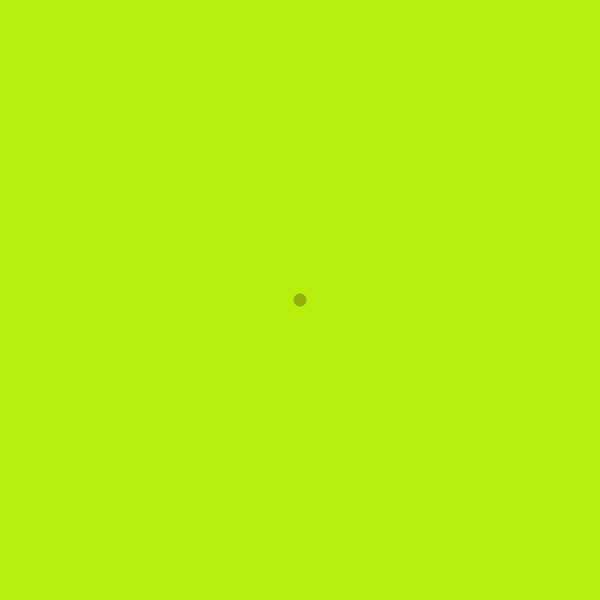
Frame 1 (no input)
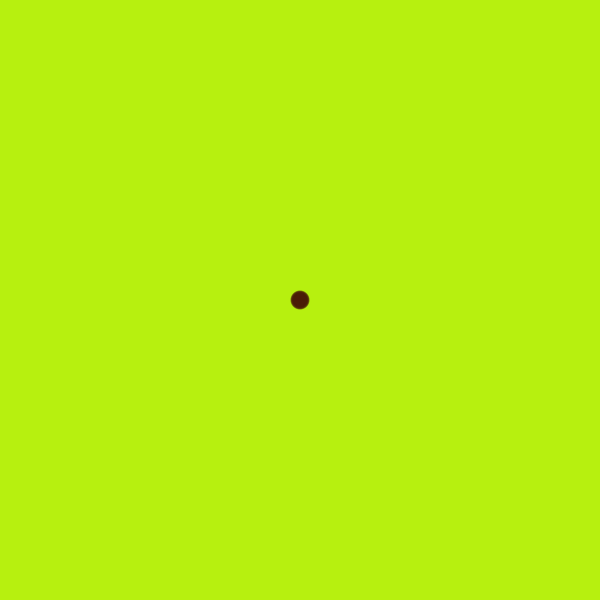
Frame 60 (the mouse pressed at the canvas centre just before this capture)
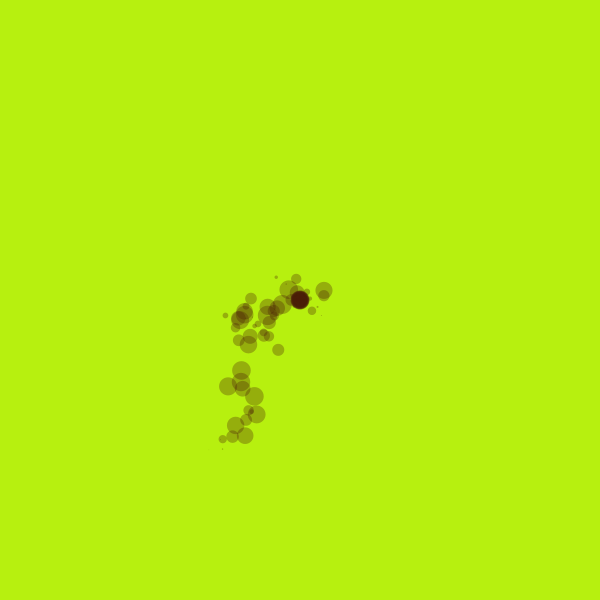
Frame 120 (the mouse held since frame 60 and released just before this capture)

The Processing sketch that drew these frames (run headless with seeded random() and noise(); from frame 60 on, the mouse is pressed at the canvas centre):

// Processing sketch: s005_random_walk
// ── s005_random_walk.pde
// https://en.wikipedia.org/wiki/Random_walk

// our current position
float x, y;
// how large our steps are
float stepSize;

void setup() {
  size(600, 600);
  background(#B7F00F);
  noStroke();
  fill(#481C07, 80);
  // we start at the center of the screen
  x = width/2;
  y = height/2;
  // our steps are 20 pixels
  stepSize = 20;
}

void draw() {
  // draw a circle of random size (between 0 and 20 pixels)
  float sz = random(20);
  ellipse(x, y, sz, sz);
  
  // make the step size equal to 5% of the horizontal mouse position
  // this allows us to control the step size by moving the mouse 
  stepSize = mouseX * 0.05;
  
  // take a random step
  x = x + random(-stepSize, stepSize);
  y = y + random(-stepSize, stepSize);
  
  // if we touch one of the window edges, jump back to the center
  // of the window.
  if(x > width) {
    x = width/2;
    y = height/2;
  }
  if(x < 0) {
    x = width/2;
    y = height/2;
  }
  if(y > height) {
    x = width/2;
    y = height/2;
  }
  if(y < 0) {
    x = width/2;
    y = height/2;
  }
}
